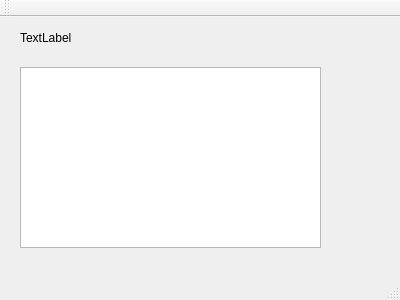
<?xml version="1.0" encoding="UTF-8"?>
<ui version="4.0">
 <class>MainWindow</class>
 <widget class="QMainWindow" name="MainWindow">
  <property name="geometry">
   <rect>
    <x>0</x>
    <y>0</y>
    <width>400</width>
    <height>300</height>
   </rect>
  </property>
  <property name="windowTitle">
   <string>MainWindow</string>
  </property>
  <widget class="QWidget" name="centralWidget">
   <widget class="QLabel" name="label">
    <property name="geometry">
     <rect>
      <x>20</x>
      <y>0</y>
      <width>211</width>
      <height>41</height>
     </rect>
    </property>
    <property name="text">
     <string>TextLabel</string>
    </property>
   </widget>
   <widget class="QTextEdit" name="textEdit">
    <property name="geometry">
     <rect>
      <x>20</x>
      <y>50</y>
      <width>301</width>
      <height>181</height>
     </rect>
    </property>
   </widget>
  </widget>
  <widget class="QMenuBar" name="menuBar">
   <property name="geometry">
    <rect>
     <x>0</x>
     <y>0</y>
     <width>400</width>
     <height>18</height>
    </rect>
   </property>
  </widget>
  <widget class="QToolBar" name="mainToolBar">
   <attribute name="toolBarArea">
    <enum>TopToolBarArea</enum>
   </attribute>
   <attribute name="toolBarBreak">
    <bool>false</bool>
   </attribute>
  </widget>
  <widget class="QStatusBar" name="statusBar"/>
 </widget>
 <layoutdefault spacing="6" margin="11"/>
 <resources/>
 <connections/>
</ui>
